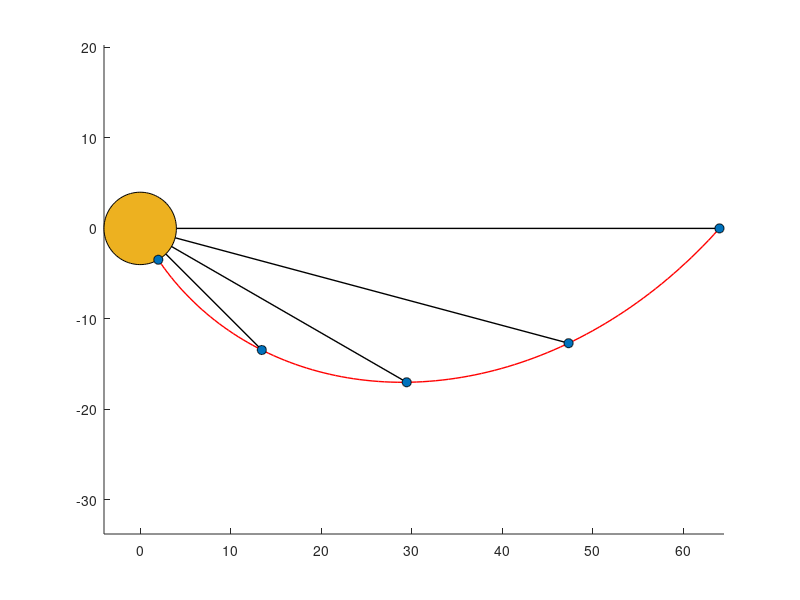

MATLAB code for this plot: (Note: this script raises an error after producing the figure.)
nlines = 5;      

colors = [...
    0    0.4470    0.7410 ;...
    0.8500    0.3250    0.0980 ;...
    0.9290    0.6940    0.1250 ;...
    0.4940    0.1840    0.5560 ;...
    0.4660    0.6740    0.1880 ;...
    0.3010    0.7450    0.9330 ;...
    0.6350    0.0780    0.1840];
  
r = @(v,phi,phi0,w,r0) v*(phi-phi0)/w+r0;

r0 = 4;
r0dot = 0.5;
v = 0.1;
phi0 = -60;
phiend = 00;
w = 0.1;

phi = linspace(phi0,phiend,nlines);
philine = linspace(phi0,phiend,100);

%close all
hca = subplot(1,1,1);
% Sun
hp = patch(hca,r0*cosd(linspace(0,360,100)),r0*sind(linspace(0,360,100)),colors(3,:));
hold(hca,'on')

% Spiral
rspiral = r(v,philine,phi0,w,r0);
xxspiral = rspiral.*cosd(philine);
yyspiral = rspiral.*sind(philine);
plot(hca,xxspiral,yyspiral,'linewidth',1,'color',[1 0 0])

% Radial lines
linemarks = nlines:-1:1;
for iphi = 1:nlines  
  phitmp = phi(iphi);
  rtmp = r(v,phitmp,phi0,w,r0);
  xx = [r0 rtmp]*cosd(phitmp);
  yy = [r0 rtmp]*sind(phitmp);
  plot(hca,xx,yy,'linewidth',1,'color',[0 0 0])
  patch(hca,xx(2)+r0dot*cosd(linspace(0,360,100)),...
           yy(2)+r0dot*sind(linspace(0,360,100)),colors(1,:))
  %text(hca,xx(2),yy(2),sprintf('t_%g',linemarks(iphi)),'horizontalalignment','left')
end
hold(hca,'off')

axis(hca,'equal')
hca.YDir = 'reverse';
